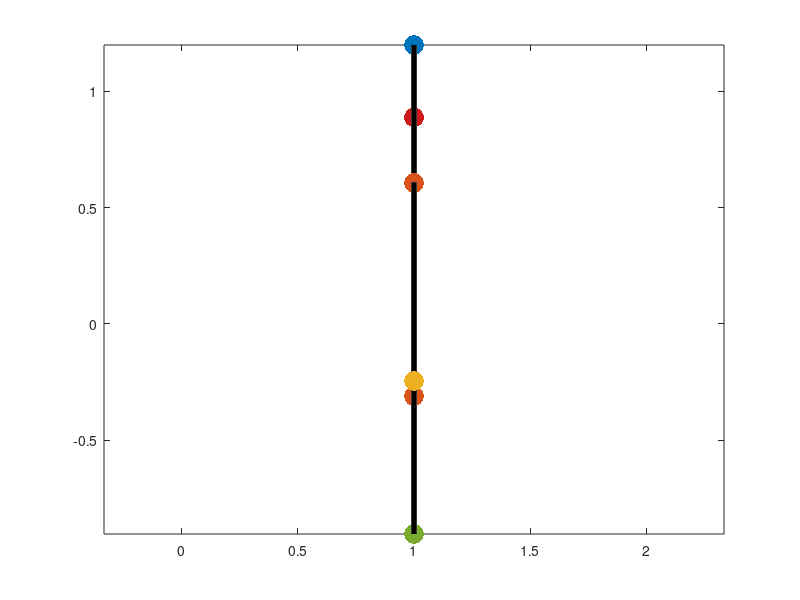

This figure's MATLAB source: (Note: this script raises an error after producing the figure.)
function hfg = chenSensory()
%% Hexagon + 6 3D lines with opening control
figName = 'Sensory';
ifplot = false;
hfg.(figName)=figure('Visible',ifplot); clf; hold on; axis equal; box on
set(gcf,'Color','w');
p =[0,0,5000,450];
fs=16;
rng(50);
%-------------------------
% USER PARAMETERS
%-------------------------
openFrac    = 0.1;%0.60;   % [0,1) fraction of the trajectory that is flat/common
widenFactor = 0.1;    % >=0, how much they spread away from the trunk

%-------------------------
% Hexagon in 3D
%-------------------------
nVert   = 6;
R       = 1.0;
hexCtr  = [0 0 0];
% zHexs   = [3,6,9];
zHexs   = [1,2,3];
sig     = 0.4;

angles  = linspace(0, 2*pi, nVert+1); angles(end) = [];


% Colored vertices (you can change colors here)
vertexColors = [ ...
    0.00 0.45 0.74;  % blue
    0.85 0.33 0.10;  % orange
    0.93 0.69 0.13;  % yellow
    0.47 0.67 0.19;  % green
    0.85 0.33 0.10;  % orange/red
    0.80 0.10 0.10]; % red

colors = [  ...
            0.0 0.8 0.9;    % cyan
            1.0 0.3 0.9;    % magenta
            1.0 0.7 0.0;    % orange
         ];    

%-------------------------
% 3D “axonal” curves
%-------------------------
startPoint = [0 0 0];               % common origin
dz          = -0.9;% -2;
splitPoints = [zHexs(1)+dz, 0, 0; ...
               zHexs(2)+dz, 0, 0; ...
               2.7, 0, 0];           % where they start enlarging
% lineColor  = [0.95 0.7 0];        % yellow–orange
nSamples            = 200;

params.nVert        = nVert;
params.startPoint   = startPoint;
params.nSamples     = nSamples;
params.openFrac     = openFrac;
params.widenFactor  = widenFactor;
params.Extend       = 50;
starts              = [1,50,50];
% hfg.Backward        = figure;

% nTiles              = 3;
% t                   = tiledlayout(nTiles, 1);
for iPlot=1:3
    % ax3D=nexttile;
    
    hold on;
    zHex    = zHexs(iPlot);
    vy      = hexCtr(1) + R*cos(angles) + rand(1,nVert)*sig;
    vz      = hexCtr(2) + R*sin(angles) + rand(1,nVert)*sig;
    vx      = zHex*ones(size(vy));
    
    plot3([vx vx(1)], [vy vy(1)], [vz vz(1)], ...
      'k-', 'LineWidth', 4);   % hexagon edges


    for k = 1:nVert
        scatter3(vx(k), vy(k), vz(k), ...
                 200, vertexColors(k,:), 'filled');
    end
    
    params.vx           = vx;
    params.vy           = vy;
    params.vz           = vz;
    params.splitPoint   = splitPoints(iPlot,:);

    params.lineColor    = colors(iPlot,:);
    params.start        = starts(iPlot);
    plotPCAHexagonTraj(params);
    ax3D=gca;
    set(ax3D,'fontsize',fs);
    % l=text(-1.5,0.4,2.5,sprintf('Memory-%d',iPlot), ...
    %     'HorizontalAlignment','right', ...
    %     'VerticalAlignment','middle', ...
    %     'FontName','Helvetica', ...
    %     'FontSize',20,'Rotation', 90,'FontWeight','Bold');
    % set(l,'Clipping','off');       % <-- add this
    % set(gca,'Clipping','off');


    % xlim([-2 6]);
    % view(10,-25)
    % view(-7,22)

    view(ax3D,-7,22);

    % Get position of this tile in figure-normalized coordinates
    % pos = ax3D.Position;

    % Create overlay axes at same position
    % axLabel = axes('Position',pos, ...
    %                'Color','none', ...
    %                'XLim',[0 1],'YLim',[0 1], ...
    %                'XTick',[],'YTick',[], ...
    %                'HitTest','off', ...
    %                'Box','off');

    % Put rotated text near the left edge of the tile
    % text(axLabel, 0.02, 0.5, sprintf('Memory-%d',iPlot), ...
    %     'Rotation',90, ...
    %     'HorizontalAlignment','center', ...
    %     'VerticalAlignment','middle', ...
    %     'FontName','Helvetica', ...
    %     'FontSize',20,'FontWeight','bold');
    % Make sure future plotting goes back to 3D axes
    % axes(ax3D);
    % view(35,25);
    % axis off;
end
ax3D=gca;
view(ax3D,-7,22);
text(ax3D, -0.8,0,0+0.8, sprintf('Sensory'), ...
    'HorizontalAlignment','right', ...
    'VerticalAlignment','middle', ...
    'Rotation',90, 'FontSize',20, ...
    'FontWeight','bold', ...
    'Clipping','off');
    
xlabel('time');
hY          = ylabel('axis 1','Rotation',-70);
% pos         = hY.Position;       % [x y z] in data units for 3D axes
% pos(2)      = pos(2) - 0.0005;   % move right (closer to axis)
% hY.Position = pos;

hZ          = zlabel('axis 2');
pos         = hZ.Position;       % [x y z] in data units for 3D axes
pos(1)      = pos(1)+0.4;   % move right (closer to axis)
hZ.Position = pos
set(gca,'Clipping','off');
ylim([-1,1]);
zlim([-1,1]);
xticks(0:5);
xlim([0,5])    
% S1,S2,S3,Delay (posizioni teoriche)
% sPos = [sort(splitPoints(:,1)); max(splitPoints(:,1))+1.5]-0.5;%+0.7;
labels = {'S1','S2','S3','Delay'};
sPos =[ -0.4,    0.6,    1.7,    2.8];
for i = 1:4
    % plot(sPos(i),-5-1.05,'k|','LineWidth',1.2);
   spo= text(sPos(i)+1,0,-1.5, labels{i}, ...
        'HorizontalAlignment','center', ...
        'FontSize',24,'FontWeight','bol');
   set(spo, 'Clipping', 'off');
   set(gca,'Clipping', 'off');
end
set(hfg.(figName),'Position',p);
if ~ifplot
    fprintf('Step 6. save some plots\n')
    % path_dir                    = '~/TESTS/HAI_LANGUAGE/SEQUENCES/FIG4/';
    path_dir                    = '/TESTS/HAI_SEQUENCES/Chen01/';
    description                 = figName;
    save_dir                    = [path_dir description '/'];
    par.hfigPrint               = hfigPrintParams();
    par.hfigPrint.pdf_file      = [path_dir '/' description '.pdf'];
    par.hfigPrint.save_dir      = path_dir; 
    hfigPrint(hfg,par.hfigPrint)
end

return
